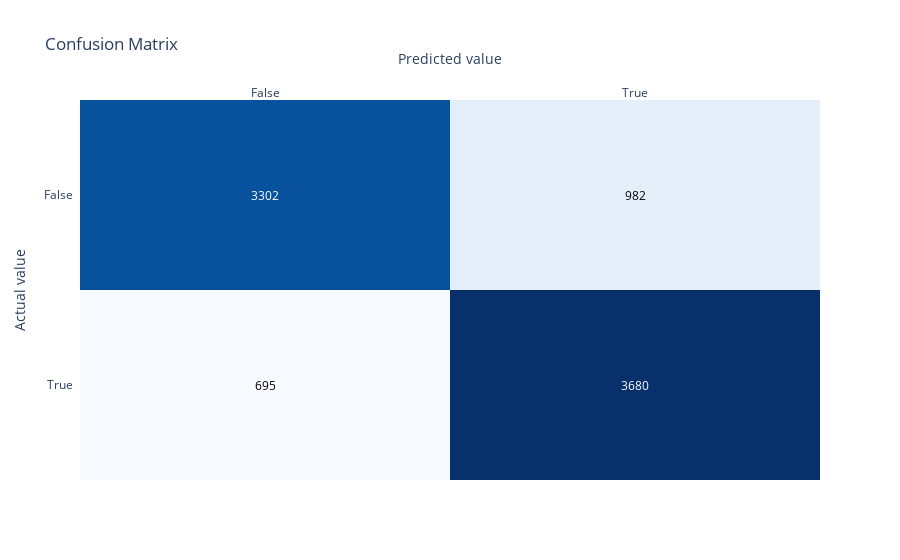

Notebook cell for this chart:
### Code cell
base_CatBoost_NE.fit(df_train_NE, label="Transported", fit_kwargs=base_fit_kwargs_NE, metric_list=["accuracy", "roc_auc", "f1", "confusion_matrix"], metric_opt_dir_list=["max", "max","max", "compr"])

### Figure 1 — Plotly figure (JSON) as saved in the notebook; plotly's stock layout.template omitted (floating-point values rounded to 4 significant figures)
{"data": [{"colorscale": [[0, "rgb(247,251,255)"], [0.125, "rgb(222,235,247)"], [0.25, "rgb(198,219,239)"], [0.375, "rgb(158,202,225)"], [0.5, "rgb(107,174,214)"], [0.625, "rgb(66,146,198)"], [0.75, "rgb(33,113,181)"], [0.875, "rgb(8,81,156)"], [1, "rgb(8,48,107)"]], "reversescale": false, "showscale": false, "type": "heatmap", "x": ["False", "True"], "y": ["False", "True"], "z": [[3302, 982], [695, 3680]]}], "layout": {"annotations": [{"font": {"color": "#FFFFFF"}, "showarrow": false, "text": "3302", "x": "False", "xref": "x", "y": "False", "yref": "y"}, {"font": {"color": "#000000"}, "showarrow": false, "text": "982", "x": "True", "xref": "x", "y": "False", "yref": "y"}, {"font": {"color": "#000000"}, "showarrow": false, "text": "695", "x": "False", "xref": "x", "y": "True", "yref": "y"}, {"font": {"color": "#FFFFFF"}, "showarrow": false, "text": "3680", "x": "True", "xref": "x", "y": "True", "yref": "y"}], "autosize": true, "title": {"text": "Confusion Matrix"}, "xaxis": {"autorange": true, "dtick": 1, "gridcolor": "rgb(0, 0, 0)", "range": [-0.5, 1.5], "side": "top", "ticks": "", "title": {"text": "Predicted value"}, "type": "category"}, "yaxis": {"autorange": true, "dtick": 1, "range": [1.5, -0.5], "ticks": "", "ticksuffix": "  ", "title": {"text": "Actual value"}, "type": "category"}}}
